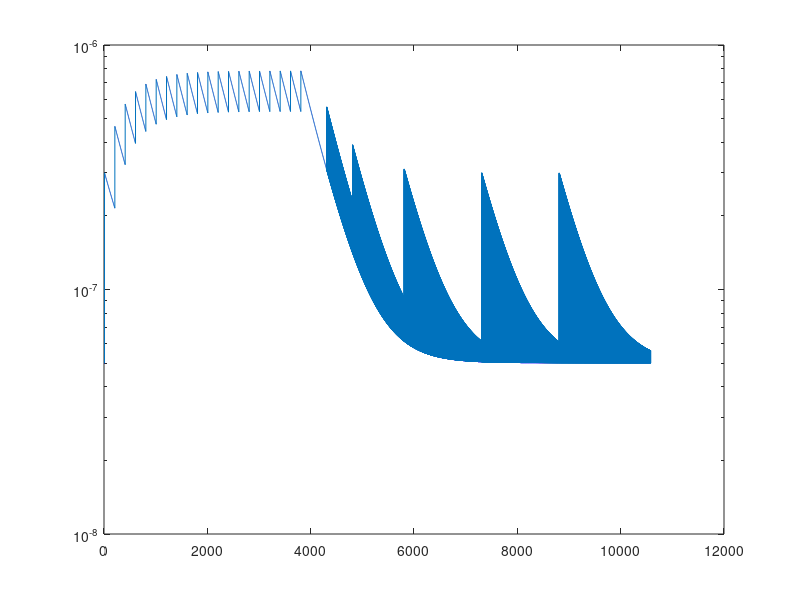

The MATLAB source for this figure:
Ca_rest = 50e-9;
T_Ca_decay = 48;
Ca_residual = 250e-9;
Ca_spike = 22.5e-6;
FWHM = .5;
mu = 2*FWHM;
sigma = FWHM/2.35;
delta_t = 0.1;

%make 1hz
stimulus_times = linspace(0,1000*19,20);
max_time = stimulus_times(end) + stimulus_times(2)*10;

ts = linspace(0,max_time,max_time/delta_t + 1);
Ca_sim = zeros(1,length(ts));
Ca_sim = Ca_sim + Ca_rest;
   
for i = 1
    
    stimulus_times_2 = stimulus_times;
    for t = 1:length(stimulus_times_2) %simulate calcium influx

        spike_start_index = round(stimulus_times_2(t)/delta_t) + 1; %if 1st stim is at t=0 index should be one, round is necessary due to IEEE fp returning scientific notation ocasionally
        spike_peak_index = round((stimulus_times_2(t)+mu)/delta_t) + 1;
        
        Ca_sim(i,spike_peak_index:end) = (Ca_sim(i,spike_peak_index) + Ca_residual - Ca_rest)*exp(-1*ts(1:end - spike_peak_index + 1)/T_Ca_decay)+Ca_rest; 
        
    end
%     for t = 1:length(stimulus_times_2) %simulate calcium influx
% 
%         spike_start_index = round(stimulus_times_2(t)/delta_t) + 1; %if 1st stim is at t=0 index should be one, round is necessary due to IEEE fp returning scientific notation ocasionally
%         spike_peak_index = round((stimulus_times_2(t)+mu)/delta_t) + 1;
% 
%         Ca_sim(i,spike_start_index:end) = Ca_sim(i,spike_start_index:end) + Ca_spike*exp(-1*((ts(1:end - spike_start_index + 1) - mu)/sigma).^2/2); %if 1st stim is at t=0 index should be one
%         
%     end
end
semilogy(ts,Ca_sim(round(ts/.1)+1));
save('CF1HzCa.mat','Ca_sim');

%make 10hz
stimulus_times = linspace(0,100*19,20);
max_time = stimulus_times(end) + stimulus_times(2)*10;

ts = linspace(0,max_time,max_time/delta_t + 1);
Ca_sim = zeros(1,length(ts));
Ca_sim = Ca_sim + Ca_rest;
   
for i = 1
    
    stimulus_times_2 = stimulus_times;
    for t = 1:length(stimulus_times_2) %simulate calcium influx

        spike_start_index = round(stimulus_times_2(t)/delta_t) + 1; %if 1st stim is at t=0 index should be one, round is necessary due to IEEE fp returning scientific notation ocasionally
        spike_peak_index = round((stimulus_times_2(t)+mu)/delta_t) + 1;
        
        Ca_sim(i,spike_peak_index:end) = (Ca_sim(i,spike_peak_index) + Ca_residual - Ca_rest)*exp(-1*ts(1:end - spike_peak_index + 1)/T_Ca_decay)+Ca_rest; 
        
    end
%     for t = 1:length(stimulus_times_2) %simulate calcium influx
% 
%         spike_start_index = round(stimulus_times_2(t)/delta_t) + 1; %if 1st stim is at t=0 index should be one, round is necessary due to IEEE fp returning scientific notation ocasionally
%         spike_peak_index = round((stimulus_times_2(t)+mu)/delta_t) + 1;
% 
%         Ca_sim(i,spike_start_index:end) = Ca_sim(i,spike_start_index:end) + Ca_spike*exp(-1*((ts(1:end - spike_start_index + 1) - mu)/sigma).^2/2); %if 1st stim is at t=0 index should be one
%         
%     end
end
semilogy(ts,Ca_sim(round(ts/.1)+1));
save('CF10HzCa.mat','Ca_sim');

%make 20hz
stimulus_times = linspace(0,50*19,20);
max_time = stimulus_times(end) + stimulus_times(2)*10;

ts = linspace(0,max_time,max_time/delta_t + 1);
Ca_sim = zeros(1,length(ts));
Ca_sim = Ca_sim + Ca_rest;
   
for i = 1
    
    stimulus_times_2 = stimulus_times;
    for t = 1:length(stimulus_times_2) %simulate calcium influx

        spike_start_index = round(stimulus_times_2(t)/delta_t) + 1; %if 1st stim is at t=0 index should be one, round is necessary due to IEEE fp returning scientific notation ocasionally
        spike_peak_index = round((stimulus_times_2(t)+mu)/delta_t) + 1;
        
        Ca_sim(i,spike_peak_index:end) = (Ca_sim(i,spike_peak_index) + Ca_residual - Ca_rest)*exp(-1*ts(1:end - spike_peak_index + 1)/T_Ca_decay)+Ca_rest; 
        
    end
%     for t = 1:length(stimulus_times_2) %simulate calcium influx
% 
%         spike_start_index = round(stimulus_times_2(t)/delta_t) + 1; %if 1st stim is at t=0 index should be one, round is necessary due to IEEE fp returning scientific notation ocasionally
%         spike_peak_index = round((stimulus_times_2(t)+mu)/delta_t) + 1;
% 
%         Ca_sim(i,spike_start_index:end) = Ca_sim(i,spike_start_index:end) + Ca_spike*exp(-1*((ts(1:end - spike_start_index + 1) - mu)/sigma).^2/2); %if 1st stim is at t=0 index should be one
%         
%     end
end
semilogy(ts,Ca_sim(round(ts/.1)+1));
save('CF20HzCa.mat','Ca_sim');

%make 50hz w/50hz rec
stimulus_times = linspace(0,20*19,20);
Recovery = [50 100 200 350 500 750 1000 2000 5000 10000];
max_time = stimulus_times(end) + stimulus_times(2)*10 + Recovery(end); 

ts = linspace(0,max_time,max_time/delta_t + 1);
Ca_sim = zeros(length(Recovery),length(ts));
Ca_sim = Ca_sim + Ca_rest;
   
for i = 1:length(Recovery)
    
    stimulus_times_2 = [stimulus_times stimulus_times(end)+Recovery(i)];
 
    for t = 1:length(stimulus_times_2) %simulate calcium influx

        spike_start_index = round(stimulus_times_2(t)/delta_t) + 1; %if 1st stim is at t=0 index should be one, round is necessary due to IEEE fp returning scientific notation ocasionally
        spike_peak_index = round((stimulus_times_2(t)+mu)/delta_t) + 1;
        
        Ca_sim(i,spike_peak_index:end) = (Ca_sim(i,spike_peak_index) + Ca_residual - Ca_rest)*exp(-1*ts(1:end - spike_peak_index + 1)/T_Ca_decay)+Ca_rest; 
        
    end
%     for t = 1:length(stimulus_times_2) %simulate calcium influx
% 
%         spike_start_index = round(stimulus_times_2(t)/delta_t) + 1; %if 1st stim is at t=0 index should be one, round is necessary due to IEEE fp returning scientific notation ocasionally
%         spike_peak_index = round((stimulus_times_2(t)+mu)/delta_t) + 1;
% 
%         Ca_sim(i,spike_start_index:end) = Ca_sim(i,spike_start_index:end) + Ca_spike*exp(-1*((ts(1:end - spike_start_index + 1) - mu)/sigma).^2/2); %if 1st stim is at t=0 index should be one
%         
%     end
end
semilogy(ts,Ca_sim(round(ts/.1)+1));
save('CF50HzCa.mat','Ca_sim');
